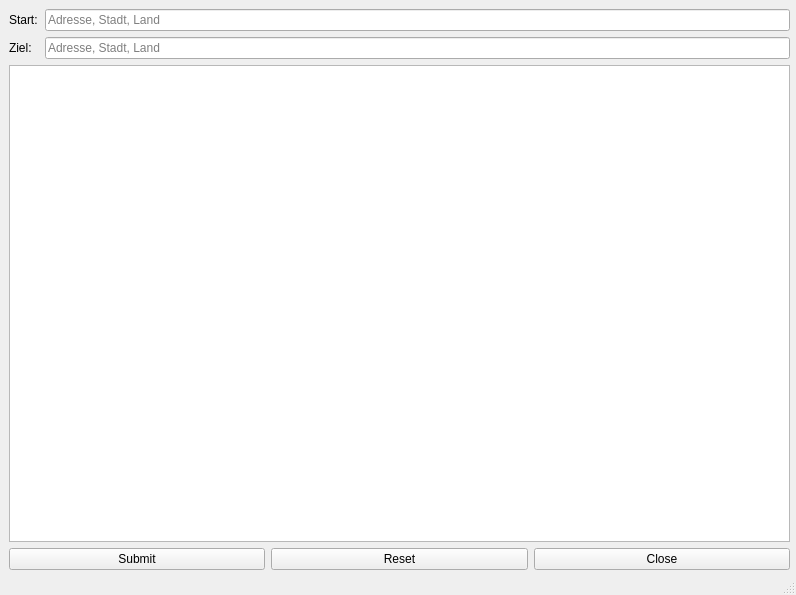
<?xml version="1.0" encoding="UTF-8"?>
<ui version="4.0">
 <class>MainWindow</class>
 <widget class="QMainWindow" name="MainWindow">
  <property name="geometry">
   <rect>
    <x>0</x>
    <y>0</y>
    <width>796</width>
    <height>595</height>
   </rect>
  </property>
  <property name="windowTitle">
   <string>RESTful Google Directions</string>
  </property>
  <widget class="QWidget" name="centralwidget">
   <widget class="QWidget" name="verticalLayoutWidget">
    <property name="geometry">
     <rect>
      <x>9</x>
      <y>9</y>
      <width>781</width>
      <height>561</height>
     </rect>
    </property>
    <layout class="QVBoxLayout" name="verticalLayout">
     <item>
      <layout class="QHBoxLayout" name="horizontalLayout_2">
       <item>
        <widget class="QLabel" name="label_start">
         <property name="minimumSize">
          <size>
           <width>30</width>
           <height>0</height>
          </size>
         </property>
         <property name="text">
          <string>Start:</string>
         </property>
        </widget>
       </item>
       <item>
        <widget class="QLineEdit" name="lineEdit_start">
         <property name="placeholderText">
          <string>Adresse, Stadt, Land</string>
         </property>
        </widget>
       </item>
      </layout>
     </item>
     <item>
      <layout class="QHBoxLayout" name="horizontalLayout_3">
       <item>
        <widget class="QLabel" name="label_ziel">
         <property name="minimumSize">
          <size>
           <width>30</width>
           <height>0</height>
          </size>
         </property>
         <property name="text">
          <string>Ziel:</string>
         </property>
        </widget>
       </item>
       <item>
        <widget class="QLineEdit" name="lineEdit_ziel">
         <property name="placeholderText">
          <string>Adresse, Stadt, Land</string>
         </property>
        </widget>
       </item>
      </layout>
     </item>
     <item>
      <widget class="QTextEdit" name="textEdit_output"/>
     </item>
     <item>
      <layout class="QHBoxLayout" name="horizontalLayout_10">
       <item>
        <widget class="QPushButton" name="pushButton_submit">
         <property name="text">
          <string>Submit</string>
         </property>
        </widget>
       </item>
       <item>
        <widget class="QPushButton" name="pushButton_reset">
         <property name="text">
          <string>Reset</string>
         </property>
        </widget>
       </item>
       <item>
        <widget class="QPushButton" name="pushButton_close">
         <property name="text">
          <string>Close</string>
         </property>
        </widget>
       </item>
      </layout>
     </item>
    </layout>
   </widget>
  </widget>
  <widget class="QStatusBar" name="statusbar"/>
 </widget>
 <resources/>
 <connections>
  <connection>
   <sender>pushButton_close</sender>
   <signal>clicked()</signal>
   <receiver>MainWindow</receiver>
   <slot>close()</slot>
   <hints>
    <hint type="sourcelabel">
     <x>660</x>
     <y>556</y>
    </hint>
    <hint type="destinationlabel">
     <x>397</x>
     <y>297</y>
    </hint>
   </hints>
  </connection>
  <connection>
   <sender>pushButton_reset</sender>
   <signal>clicked()</signal>
   <receiver>lineEdit_start</receiver>
   <slot>clear()</slot>
   <hints>
    <hint type="sourcelabel">
     <x>399</x>
     <y>556</y>
    </hint>
    <hint type="destinationlabel">
     <x>417</x>
     <y>20</y>
    </hint>
   </hints>
  </connection>
  <connection>
   <sender>pushButton_reset</sender>
   <signal>clicked()</signal>
   <receiver>lineEdit_ziel</receiver>
   <slot>clear()</slot>
   <hints>
    <hint type="sourcelabel">
     <x>399</x>
     <y>556</y>
    </hint>
    <hint type="destinationlabel">
     <x>417</x>
     <y>48</y>
    </hint>
   </hints>
  </connection>
  <connection>
   <sender>pushButton_reset</sender>
   <signal>clicked()</signal>
   <receiver>textEdit_output</receiver>
   <slot>clear()</slot>
   <hints>
    <hint type="sourcelabel">
     <x>399</x>
     <y>556</y>
    </hint>
    <hint type="destinationlabel">
     <x>399</x>
     <y>301</y>
    </hint>
   </hints>
  </connection>
 </connections>
</ui>
